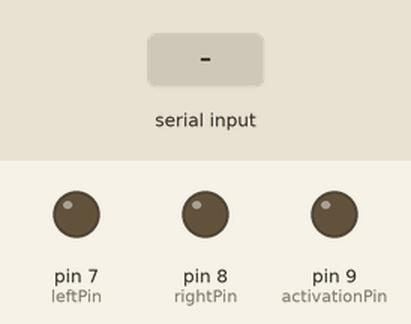
Recording of a program running on a simulated Arduino Uno, built with avr-gcc and run on an emulated ATmega328P. On the bench: output pins drawn as LEDs (lit = HIGH). Inputs (shaded band) come from the test bench.

Above: at 1.2 s.
1.3 s: "L\n" received over Serial
At 2.3 s:
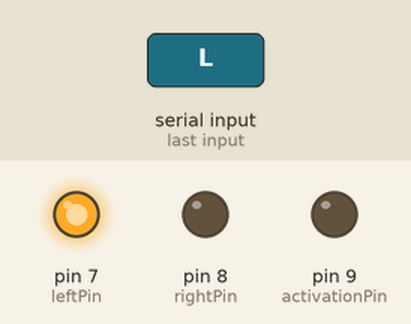
2.8 s: "R\n" received over Serial
At 3.4 s:
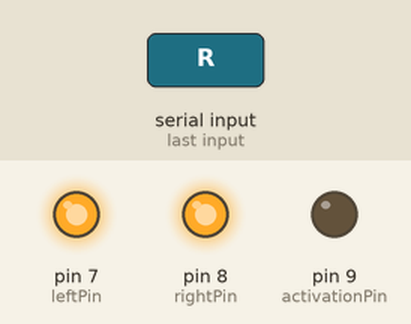
4.3 s: "L\n" received over Serial
At 5.1 s:
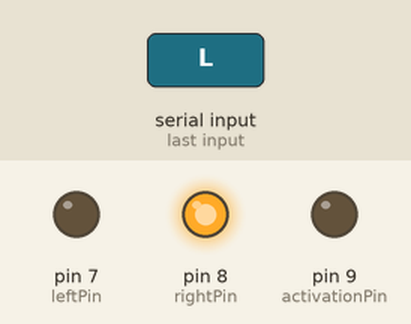
Timing chart, 0 to 7.3 s (numbered marks = the images above; inputs shaded):
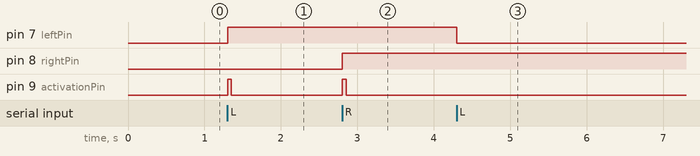

Measured:
- after the input at 1.3 s, pin 7 (leftPin): LOW → HIGH at once; pin 9 (activationPin): LOW → HIGH at once, → LOW 0.05 s later
- after the input at 2.8 s, pin 8 (rightPin): LOW → HIGH at once; pin 9 (activationPin): LOW → HIGH at once, → LOW 0.05 s later
- after the input at 4.3 s, pin 7 (leftPin): HIGH → LOW at once

The program:

main.cpp
```cpp
#include "Arduino.h"

const int leftPin = 7;      // Pin for LEFT command
const int rightPin = 8;     // Pin for RIGHT command
const int activationPin = 9; // Pin to activate for 50 ms

bool leftState = LOW;
bool rightState = LOW;
bool activationState = LOW;

unsigned long activationStartTime = 0;
const unsigned long activationDuration = 50; // 50 ms

void activatePinForDuration();

void setup() {
  pinMode(leftPin, OUTPUT);
  pinMode(rightPin, OUTPUT);
  pinMode(activationPin, OUTPUT);

  digitalWrite(leftPin, LOW);
  digitalWrite(rightPin, LOW);
  digitalWrite(activationPin, LOW);

  Serial.begin(9600); // Start serial communication at 9600 baud
}

void loop() {
  // Check if data is available on the serial port
  if (Serial.available() > 0) {
    // Read the incoming command
    String command = Serial.readStringUntil('\n');
    command.trim(); // Remove any trailing newline characters

    // Process the command
    if (command == "L") {
      leftState = !leftState; // Toggle left pin state
      digitalWrite(leftPin, leftState);
      if (leftState == HIGH) {
        activatePinForDuration();
      }
    } else if (command == "R") {
      rightState = !rightState; // Toggle right pin state
      digitalWrite(rightPin, rightState);
      if (rightState == HIGH) {
        activatePinForDuration();
      }
    }
  }

  // Handle activation pin timing
  if (activationState == HIGH) {
    if (millis() - activationStartTime >= activationDuration) {
      digitalWrite(activationPin, LOW); // Deactivate the pin
      activationState = LOW;
    }
  }
}

void activatePinForDuration() {
  digitalWrite(activationPin, HIGH);
  activationState = HIGH;
  activationStartTime = millis(); // Record the time the pin was activated
}
```
